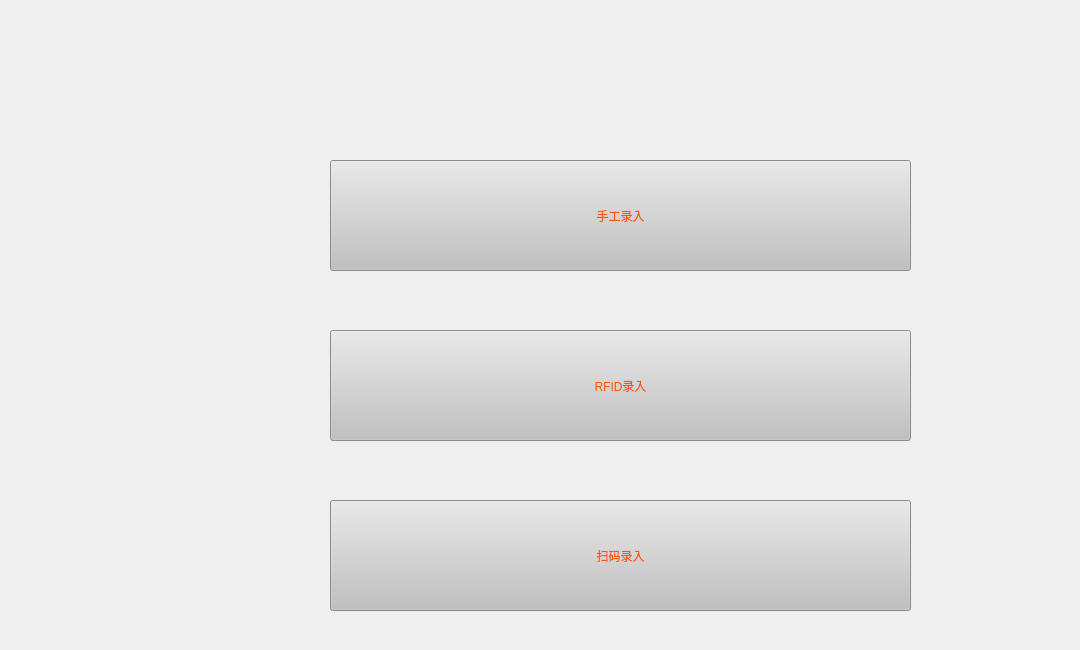
                <widget class="QWidget" name="page_9">
                 <widget class="QWidget" name="widget_5" native="true">
                  <property name="geometry">
                   <rect>
                    <x>170</x>
                    <y>130</y>
                    <width>901</width>
                    <height>511</height>
                   </rect>
                  </property>
                  <widget class="QPushButton" name="sgButton">
                   <property name="geometry">
                    <rect>
                     <x>160</x>
                     <y>30</y>
                     <width>581</width>
                     <height>111</height>
                    </rect>
                   </property>
                   <property name="styleSheet">
                    <string notr="true">font: 30pt &quot;Arial&quot;;color: rgb(255, 85, 0);
background-color: rgb(193, 193, 193);</string>
                   </property>
                   <property name="text">
                    <string>手工录入</string>
                   </property>
                  </widget>
                  <widget class="QPushButton" name="rfidButton">
                   <property name="geometry">
                    <rect>
                     <x>160</x>
                     <y>200</y>
                     <width>581</width>
                     <height>111</height>
                    </rect>
                   </property>
                   <property name="styleSheet">
                    <string notr="true">font: 30pt &quot;Arial&quot;;color: rgb(255, 85, 0);
background-color: rgb(193, 193, 193);
</string>
                   </property>
                   <property name="text">
                    <string>RFID录入</string>
                   </property>
                  </widget>
                  <widget class="QPushButton" name="smButton">
                   <property name="geometry">
                    <rect>
                     <x>160</x>
                     <y>370</y>
                     <width>581</width>
                     <height>111</height>
                    </rect>
                   </property>
                   <property name="styleSheet">
                    <string notr="true">font: 30pt &quot;Arial&quot;;color: rgb(255, 85, 0);
background-color: rgb(193, 193, 193);
</string>
                   </property>
                   <property name="text">
                    <string>扫码录入</string>
                   </property>
                  </widget>
                 </widget>
                </widget>
